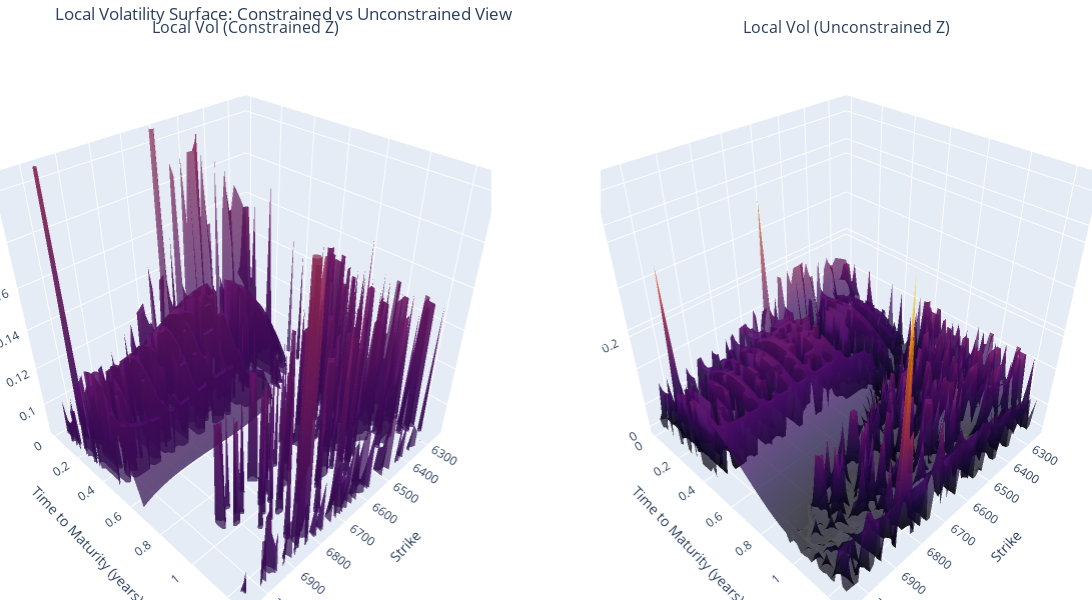

Notebook cell for this chart:
### Markdown cell above
#### local Vol using regression

### Code cell
impvol_interp = regres
params = [calls["S0"].iloc[0],calls["r"].iloc[0],impvol_interp]
local_vol_surface_ = get_local_vol_surface(calls,params)
plot_local_vol_surface(calls,local_vol_surface_)

### Figure 1 — Plotly figure (JSON) as saved in the notebook; plotly's stock layout.template omitted (floating-point values rounded to 4 significant figures; data arrays with more than 128 entries replaced by an {"elided": "..."} marker saying what was removed)
{"data": [{"colorscale": [[0, "#000004"], [0.1111, "#1b0c41"], [0.2222, "#4a0c6b"], [0.3333, "#781c6d"], [0.4444, "#a52c60"], [0.5556, "#cf4446"], [0.6667, "#ed6925"], [0.7778, "#fb9b06"], [0.8889, "#f7d13d"], [1, "#fcffa4"]], "opacity": 0.7, "scene": "scene", "showlegend": false, "showscale": false, "type": "surface", "x": {"elided": "60x60 float values"}, "y": {"elided": "60x60 float values"}, "z": {"elided": "60x60 float values"}}, {"colorscale": [[0, "#000004"], [0.1111, "#1b0c41"], [0.2222, "#4a0c6b"], [0.3333, "#781c6d"], [0.4444, "#a52c60"], [0.5556, "#cf4446"], [0.6667, "#ed6925"], [0.7778, "#fb9b06"], [0.8889, "#f7d13d"], [1, "#fcffa4"]], "opacity": 0.7, "scene": "scene2", "showlegend": false, "showscale": false, "type": "surface", "x": {"elided": "60x60 float values"}, "y": {"elided": "60x60 float values"}, "z": {"elided": "60x60 float values"}}], "layout": {"annotations": [{"font": {"size": 16}, "showarrow": false, "text": "Local Vol (Constrained Z)", "x": 0.225, "xanchor": "center", "xref": "paper", "y": 1, "yanchor": "bottom", "yref": "paper"}, {"font": {"size": 16}, "showarrow": false, "text": "Local Vol (Unconstrained Z)", "x": 0.775, "xanchor": "center", "xref": "paper", "y": 1, "yanchor": "bottom", "yref": "paper"}], "height": 600, "margin": {"b": 0, "l": 0, "r": 0, "t": 40}, "scene": {"domain": {"x": [0, 0.45], "y": [0, 1]}, "xaxis": {"title": {"text": "Strike"}}, "yaxis": {"title": {"text": "Time to Maturity (years)"}}, "zaxis": {"range": [0.08306, 0.2071], "title": {"text": "Volatility"}}}, "scene2": {"domain": {"x": [0.55, 1], "y": [0, 1]}, "xaxis": {"title": {"text": "Strike"}}, "yaxis": {"title": {"text": "Time to Maturity (years)"}}, "zaxis": {"title": {"text": "Volatility"}}}, "title": {"text": "Local Volatility Surface: Constrained vs Unconstrained View"}, "width": 1200}}
